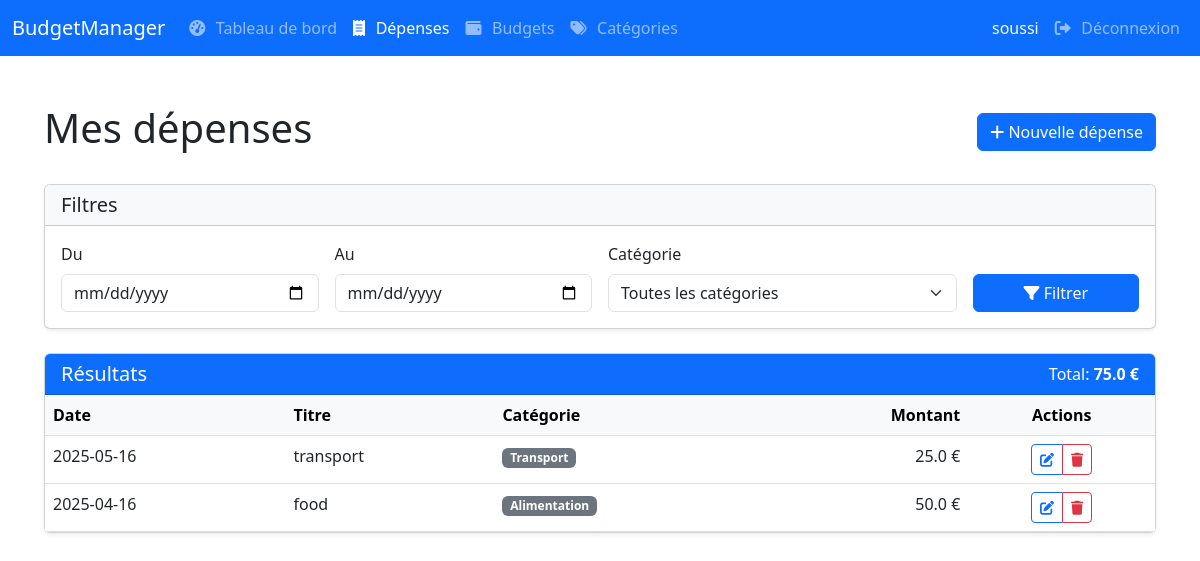
The app's page /expenses/ (signed in), older data.
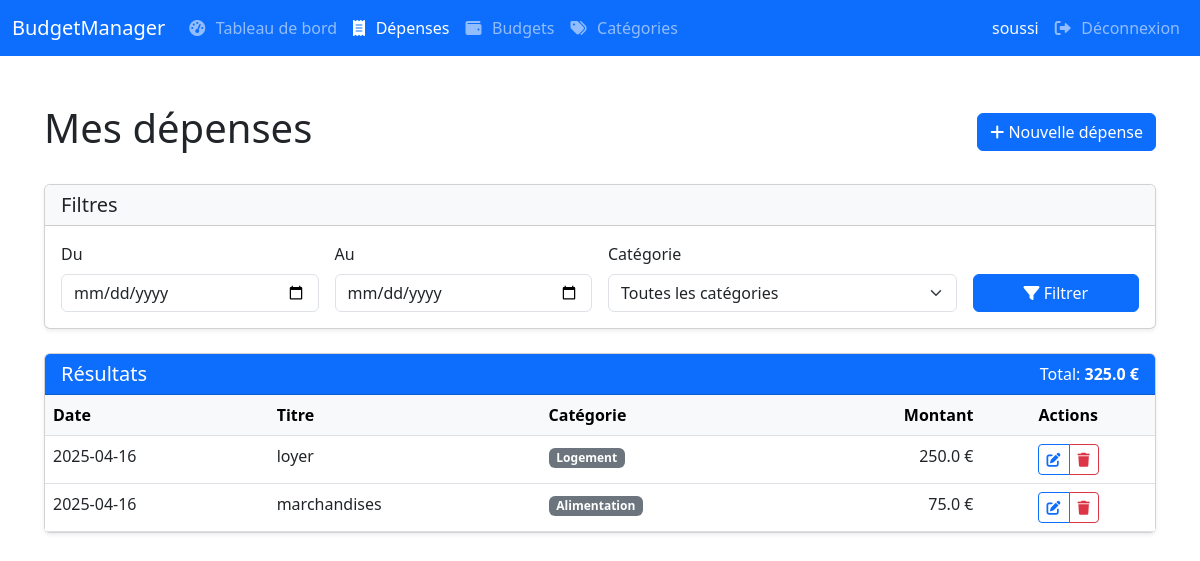
The same page, newer data.
### tables this page shows
CREATE TABLE users(
               id INTEGER PRIMARY KEY AUTOINCREMENT,
               name TEXT UNIQUE NOT NULL,
               email TEXT UNIQUE NOT NULL,
               password_hash TEXT NOT NULL
               );

CREATE TABLE expenses(
               id INTEGER PRIMARY KEY AUTOINCREMENT,
               title TEXT NOT NULL,
               amount REAL NOT NULL,
               date TEXT NOT NULL,
               category_id INTEGER,
               user_id INTEGER,
               FOREIGN KEY(category_id) REFERENCES categories(id),
               FOREIGN KEY(user_id) REFERENCES users(id)
    );

CREATE TABLE categories (
    id INTEGER PRIMARY KEY AUTOINCREMENT,
    name TEXT NOT NULL,
    user_id INTEGER,
    FOREIGN KEY(user_id) REFERENCES users(id));

### controllers/expense_controller.py (the view)
@expense_bp.route('/')
@login_required
def list_expenses():
    user_id = session['user_id']
    start_date = request.args.get('start_date')
    end_date = request.args.get('end_date')
    category_id = request.args.get('category_id')
    if category_id:
        try:
            category_id = int(category_id)
        except ValueError:
            category_id = None
    expenses = model.get_expenses(user_id, start_date, end_date, category_id)
    categories = model.get_categories(user_id)
    total_amount = sum(expense['amount'] for expense in expenses) if expenses else 0
    return render_template('expenses/list.html',
                          expenses=expenses,
                          categories=categories,
                          start_date=start_date,
                          end_date=end_date,
                          selected_category=category_id,
                          total_amount=total_amount)

### app.py (called while the page is built)
@app.before_request
def load_logged_in_user():
    user_id = session.get('user_id')
    if user_id is None:
        g.user = None
    else:
        g.user = model.get_user(user_id)

### controllers/expense_controller.py (called while the page is built)
def login_required(view):
    @wraps(view)
    def wrapped_view(**kwargs):
        if g.user is None:
            flash('Vous devez vous connecter pour accéder à cette page.', 'danger')
            return redirect(url_for('auth.login'))
        return view(**kwargs)
    return wrapped_view

### data_model.py (called while the page is built)
def db_fetch(query, args=(), all=False, db_name=DBFILENAME):
    with sqlite3.connect(db_name) as conn:
        conn.row_factory = sqlite3.Row
        cur = conn.execute(query, args)
        if all:
            res = cur.fetchall()
            if res:
                res = [dict(e) for e in res]
            else:
                res = []
        else:
            res = cur.fetchone()
            if res:
                res = dict(res)
    return res

def get_user(user_id):
    return db_fetch('SELECT id, name, email FROM users WHERE id = ?', (user_id,))

def get_categories(user_id):
    return db_fetch('SELECT id, name FROM categories WHERE user_id = ? ORDER BY name',
                    (user_id,), all=True)

def get_expenses(user_id, start_date=None, end_date=None, category_id=None):
    query = '''
        SELECT e.id, e.title, e.amount, e.date, e.category_id,
               c.name as category_name
        FROM expenses e
        LEFT JOIN categories c ON e.category_id = c.id
        WHERE e.user_id = ?
    '''
    params = [user_id]
    if start_date:
        query += " AND e.date >= ?"
        params.append(start_date)
    if end_date:
        query += " AND e.date <= ?"
        params.append(end_date)
    if category_id:
        query += " AND e.category_id = ?"
        params.append(category_id)
    query += " ORDER BY e.date DESC"
    return db_fetch(query, params, all=True)

### templates/expenses/list.html (shortened to what this page needs)
{% extends "layout.html" %}
{% block content %}
<div class="container-fluid">
    <div class="d-flex justify-content-between align-items-center mb-4">
        <h1>Mes dépenses</h1>
        <a href="{{ url_for('expense.add_expense') }}" class="btn btn-primary">
            <i class="fas fa-plus"></i> Nouvelle dépense
        </a>
    </div>
    <div class="card shadow-sm mb-4">
        <div class="card-header bg-light">
            <h5 class="card-title mb-0">Filtres</h5>
        </div>
        <div class="card-body">
            <form method="get" action="{{ url_for('expense.list_expenses') }}" class="row g-3">
                <div class="col-md-3">
                    <label for="start_date" class="form-label">Du</label>
                    <input type="date" class="form-control" id="start_date" name="start_date" value="{{ start_date }}">
                </div>
                <div class="col-md-3">
                    <label for="end_date" class="form-label">Au</label>
                    <input type="date" class="form-control" id="end_date" name="end_date" value="{{ end_date }}">
                </div>
                <div class="col-md-4">
                    <label for="category_id" class="form-label">Catégorie</label>
                    <select class="form-select" id="category_id" name="category_id">
                        <option value="">Toutes les catégories</option>
                    </select>
                </div>
                <div class="col-md-2 d-flex align-items-end">
                    <button type="submit" class="btn btn-primary w-100">
                        <i class="fas fa-filter"></i> Filtrer
                    </button>
                </div>
            </form>
        </div>
    </div>
    <div class="card shadow-sm">
        <div class="card-header bg-primary text-white d-flex justify-content-between align-items-center">
            <h5 class="card-title mb-0">Résultats</h5>
            <span>Total: <strong>{{ total_amount|round(2) }} €</strong></span>
        </div>
        <div class="card-body p-0">
            {% if expenses %}
                <div class="table-responsive">
                    <table class="table table-hover mb-0">
                        <thead class="table-light">
                            <tr>
                                <th>Date</th>
                                <th>Titre</th>
                                <th>Catégorie</th>
                                <th class="text-end">Montant</th>
                                <th class="text-center">Actions</th>
                            </tr>
                        </thead>
                        <tbody>
                            {% for expense in expenses %}
                                <tr>
                                    <td>{{ expense.date }}</td>
                                    <td>{{ expense.title }}</td>
                                    <td>
                                        {% if expense.category_name %}
                                            <span class="badge bg-secondary">{{ expense.category_name }}</span>
                                        {% else %}
                                            <span class="badge bg-light text-dark">Non catégorisé</span>
                                        {% endif %}
                                    </td>
                                    <td class="text-end">{{ expense.amount|round(2) }} €</td>
                                    <td class="text-center">
                                        <div class="btn-group btn-group-sm">
                                            <a href="{{ url_for('expense.edit_expense', expense_id=expense.id) }}" class="btn btn-outline-primary">
                                                <i class="fas fa-edit"></i>
                                            </a>
                                            <button type="button" class="btn btn-outline-danger" data-bs-toggle="modal" data-bs-target="#deleteModal{{ expense.id }}">
                                                <i class="fas fa-trash"></i>
                                            </button>
                                        </div>
                                    </td>
                                </tr>
                            {% endfor %}
                        </tbody>
                    </table>
                </div>
            {% else %}
                <div class="alert alert-info m-3">Aucune dépense trouvée.</div>
            {% endif %}
        </div>
    </div>
</div>
{% endblock %}

### templates/layout.html (shortened to what this page needs)
<!DOCTYPE html>
<html lang="fr">
<head>
    <link href="https://cdn.jsdelivr.net/npm/bootstrap@5.3.0-alpha1/dist/css/bootstrap.min.css" rel="stylesheet">
    <link rel="stylesheet" href="https://cdnjs.cloudflare.com/ajax/libs/font-awesome/6.0.0/css/all.min.css">
</head>
<body>
    <nav class="navbar navbar-expand-lg navbar-dark bg-primary">
        <div class="container-fluid">
            <a class="navbar-brand" href="{{ url_for('dashboard') }}">BudgetManager</a>
            <div class="collapse navbar-collapse" id="navbarNav">
                <ul class="navbar-nav me-auto">
                    {% if g.user %}
                    <li class="nav-item">
                        <a class="nav-link {% if request.endpoint == 'dashboard' %}active{% endif %}" href="{{ url_for('dashboard') }}">
                            <i class="fas fa-tachometer-alt"></i> Tableau de bord
                        </a>
                    </li>
                    <li class="nav-item">
                        <a class="nav-link {% if request.endpoint.startswith('expense.') %}active{% endif %}" href="{{ url_for('expense.list_expenses') }}">
                            <i class="fas fa-receipt"></i> Dépenses
                        </a>
                    </li>
                    <li class="nav-item">
                        <a class="nav-link {% if request.endpoint.startswith('budget.') %}active{% endif %}" href="{{ url_for('budget.list_budgets') }}">
                            <i class="fas fa-wallet"></i> Budgets
                        </a>
                    </li>
                    <li class="nav-item">
                        <a class="nav-link {% if request.endpoint.startswith('category.') %}active{% endif %}" href="{{ url_for('category.manage_categories') }}">
                            <i class="fas fa-tags"></i> Catégories
                        </a>
                    </li>
                    {% endif %}
                </ul>
                <ul class="navbar-nav">
                    {% if g.user %}
                    <li class="nav-item nav-user">
                        <span class="text-light d-none d-sm-inline">{{ g.user.name }}</span>
                        <a class="nav-link" href="{{ url_for('auth.logout') }}">
                            <i class="fas fa-sign-out-alt"></i> Déconnexion
                        </a>
                    </li>
                    {% endif %}
                </ul>
            </div>
        </div>
    </nav>
    <div class="container-fluid">
        <div class="row">
            <main class="col-12 content">
                {% block content %}{% endblock %}
            </main>
        </div>
    </div>
</body>
</html>

### templates/layout.html (style rules this page uses)
.content { padding: 2rem; }
.nav-user { display: flex; align-items: center; }
.nav-user span { margin-right: 0.5rem; }
.navbar-nav .nav-link i { margin-right: 0.4rem; }

Row changes from the older to the newer data that the page shows:
removed expenses: date "2025-05-16", title "transport", category_name "Transport", amount "25.0"
removed expenses: date "2025-04-16", title "food", category_name "Alimentation", amount "50.0"
added expenses: date "2025-04-16", title "loyer", category_name "Logement", amount "250.0"
added expenses: date "2025-04-16", title "marchandises", category_name "Alimentation", amount "75.0"
Text that changed along with them:
{{ total_amount|round(2) }}: "75.0" → "325.0"
